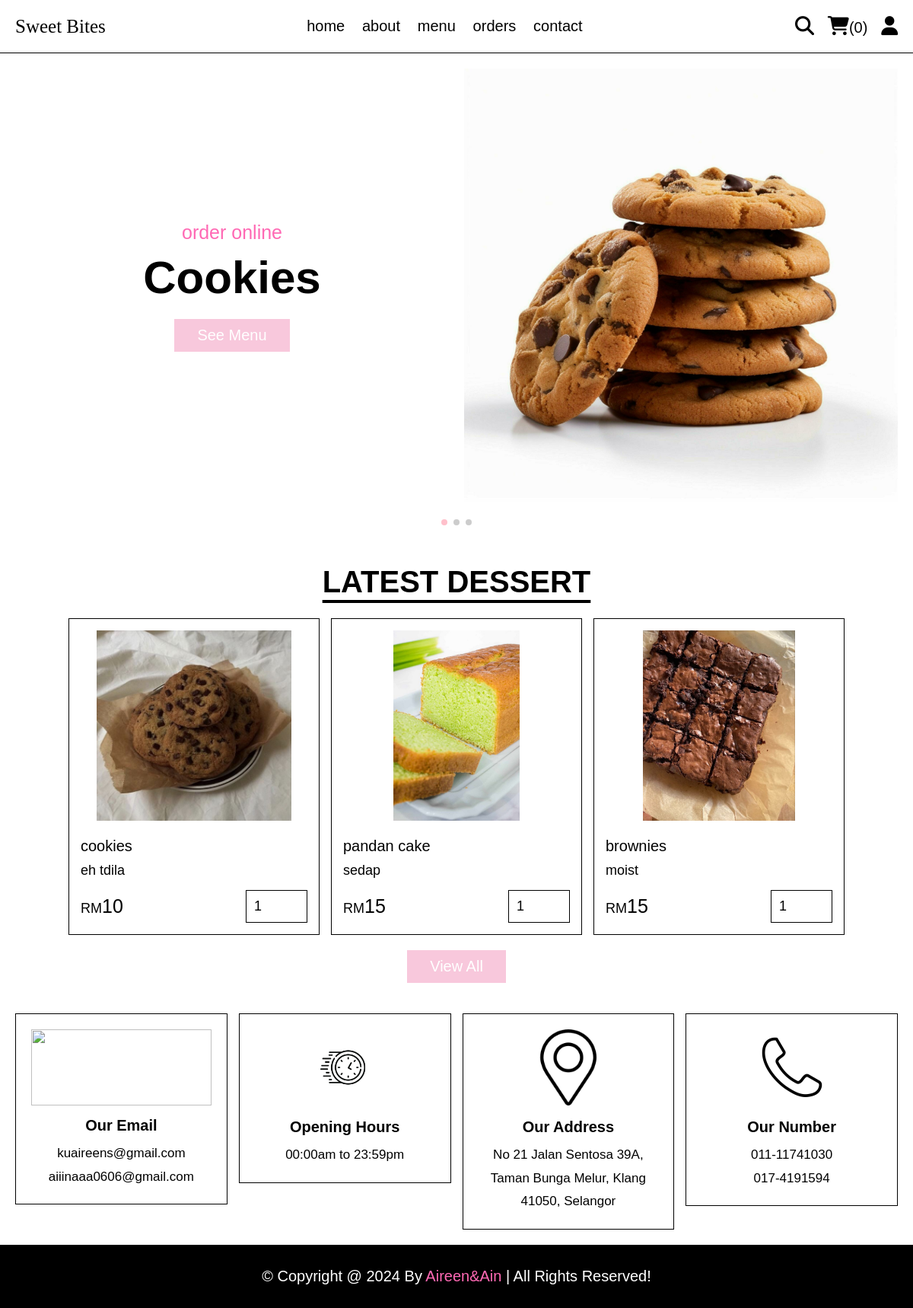
The app's page /home.php with its own data.
### tables this page shows
CREATE TABLE `products` (
  `id` int(100) NOT NULL,
  `name` varchar(100) NOT NULL,
  `description` varchar(15000) NOT NULL,
  `price` int(10) NOT NULL,
  `image` varchar(100) NOT NULL
);

### home.php (the view, shortened to what this page needs)
<?php
include 'components/connect.php';
?>
<!DOCTYPE html>
<html lang="en">
<head>
   <link rel="stylesheet" href="https://unpkg.com/swiper@8/swiper-bundle.min.css" />
   <link rel="stylesheet" href="https://cdnjs.cloudflare.com/ajax/libs/font-awesome/6.1.1/css/all.min.css">
   <link rel="stylesheet" href="css/style.css">
</head>
<body>
<?php include 'components/user_header.php'; ?>
<section class="hero">
   <div class="swiper hero-slider">
      <div class="swiper-wrapper">
         <div class="swiper-slide slide">
            <div class="content">
               <span>order online</span>
               <h3>cookies</h3>
               <a href="menu.php" class="btn">see menu</a>
            </div>
            <div class="image">
               <img src="images/cookies-home.jpg" alt="">
            </div>
         </div>
         <div class="swiper-slide slide">
            <div class="content">
               <span>order online</span>
               <h3>brownies</h3>
               <a href="menu.php" class="btn">see menu</a>
            </div>
            <div class="image">
               <img src="images/brownies-home.jpg" alt="">
            </div>
         </div>
         <div class="swiper-slide slide">
            <div class="content">
               <span>order online</span>
               <h3>cheesecake</h3>
               <a href="menu.php" class="btn">see menu</a>
            </div>
            <div class="image">
               <img src="images/cheesecake-home.avif" alt="">
            </div>
         </div>
      </div>
      <div class="swiper-pagination"></div>
   </div>
</section>
<section class="products">
   <h1 class="title">latest dessert</h1>
   <div class="box-container">
      <?php
         $select_products = $conn->prepare("SELECT * FROM `products` LIMIT 6");
         $select_products->execute();
         if($select_products->rowCount() > 0){
            while($fetch_products = $select_products->fetch(PDO::FETCH_ASSOC)){
      ?>
      <form action="" method="post" class="box">
         <img src="uploaded_img/<?= $fetch_products['image']; ?>" alt="">
         <div class="name"><?= $fetch_products['name']; ?></div>
         <div class="description"><?= $fetch_products['description']; ?></div>
         <div class="flex">
            <div class="price"><span>RM</span><?= $fetch_products['price']; ?></div>
            <input type="number" name="qty" class="qty" min="1" max="99" value="1" maxlength="2">
         </div>
      </form>
      <?php
            }
         }else{
            echo '<p class="empty">no products added yet!</p>';
         }
      ?>
   </div>
   <div class="more-btn">
      <a href="menu.php" class="btn">view all</a>
   </div>
</section>
<?php include 'components/footer.php'; ?>
</body>
</html>

### css/style.css (style rules this page uses)
:root { --soft-pink: #ffc0cb; --lavender: #f4c0ff; --pink: #ff69b4; --black: #000000; --white: #ffffff; --light-gray: #f8f8f8; --red: #ff0000; --border: 1px solid #000000; }
* { font-family: 'calibri', sans-serif; margin: 0; padding: 0; box-sizing: border-box; outline: none; border: none; text-decoration: none; }
.title,h1,h2,h3,h4,h5,h6 { font-family: 'calibri', sans-serif; }
html { font-size: 62.5%; overflow-x: hidden; scroll-behavior: smooth; stop-opacity: 7rem; }
section { margin: 0 auto; max-width: 1200px; padding: 2rem; }
.title { text-align: center; margin-bottom: 2.5rem; font-size: 4rem; color: var(--black); text-transform: uppercase; text-decoration: underline; text-underline-offset: 1rem; }
.btn, .delete-btn { margin-top: 1rem; display: inline-block; font-size: 2rem; padding: 1rem 3rem; cursor: pointer; text-transform: capitalize; transition: .2s linear; }
.btn { background-color: #F8C8DC ; color: var(--white); }
.hero .slide { display: flex; align-items: center; flex-wrap: wrap-reverse; gap: 2rem; margin-bottom: 4rem; }
.hero .slide .image { flex: 1 1 40rem; }
.hero .slide .image img { width: 100%; }
.hero .slide .content { flex: 1 1 40rem; text-align: center; }
.hero .slide .content span { font-size: 2.5rem; color: var(--pink); }
.hero .slide .content h3 { margin: 1rem 0; font-size: 6rem; color: var(--black); text-transform: capitalize; }
.products .box-container { display: grid; grid-template-columns: repeat(auto-fit, 33rem); justify-content: center; align-items: flex-start; gap: 1.5rem; }
.products .box-container .box { border: var(--border); padding: 1.5rem; position: relative; overflow: hidden; }
.products .box-container .box img { height: 25rem; width: 100%; object-fit: contain; margin-bottom: 1rem; }
.products .box-container .box .name { font-size: 2rem; color: var(--black); margin: 1rem 0; }
.products .box-container .box .flex { display: flex; align-items: center; gap: 1rem; margin-top: 1.5rem; }
.products .box-container .box .flex .price { margin-right: auto; font-size: 2.5rem; color: var(--black); }
.products .box-container .box .flex .price span { color: var(--black); font-size: 1.8rem; }
.products .box-container .box .flex .qty { padding: 1rem; border: var(--border); font-size: 1.8rem; color: var(--black); }
.products .box-container .box .description { font-size: 1.8rem; color: var(--black); margin: 1rem 0; }
.products .more-btn { margin-top: 1rem; text-align: center; }

### records on screen
products: image (picture), name "cookies", description "eh tdila", price "10"
products: image (picture), name "pandan cake", description "sedap", price "15"
products: image (picture), name "brownies", description "moist", price "15"

### other values on screen
$total_cart_items "0"
